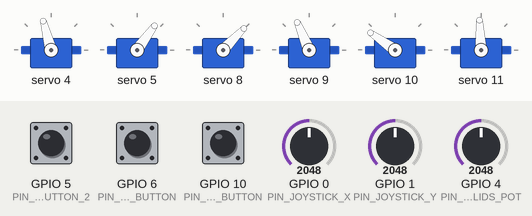
Simulated run of this program. Board: ESP32-C3. Shown: 6 × servo. Wiring (inferred from the names in the program): PCA9685 PWM driver at I2C address 0x40. The test bench sets the inputs (shaded band); at power-on: GPIO 0 (PIN_JOYSTICK_X) = 2048, GPIO 1 (PIN_JOYSTICK_Y) = 2048, GPIO 4 (PIN_EYELIDS_POT) = 2048, GPIO 5 (PIN_BLINK_BUTTON_2) HIGH, GPIO 10 (PIN_BLINK_BUTTON) HIGH, GPIO 6 (PIN_POWER_BUTTON) HIGH. Random numbers use the default seed unless the program sets one.

Above: at 1.2 s.
1.3 s: GPIO 0 (PIN_JOYSTICK_X) set to 2866
4.3 s: GPIO 1 (PIN_JOYSTICK_Y) set to 2866
At 6.1 s:
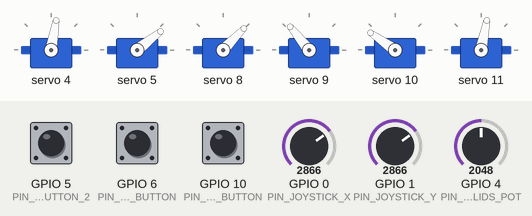
7.3 s: GPIO 4 (PIN_EYELIDS_POT) set to 2866
At 9.9 s:
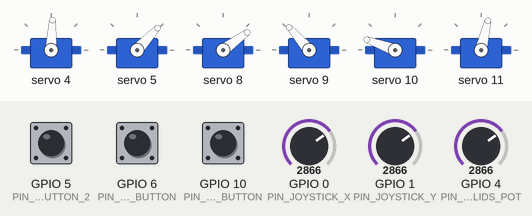
10.3 s: GPIO 5 (PIN_BLINK_BUTTON_2) pulled LOW for 0.15 s
At 10.54 s:
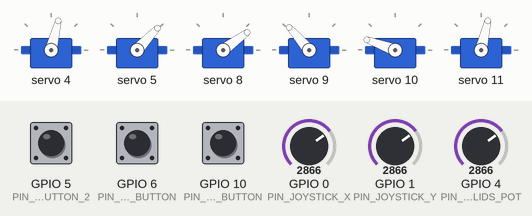
13.3 s: GPIO 10 (PIN_BLINK_BUTTON) pulled LOW for 0.15 s
At 13.38 s:
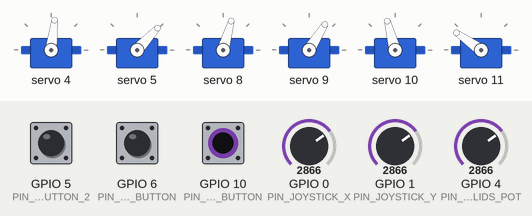
16.3 s: GPIO 0 (PIN_JOYSTICK_X) set to 3603
Timing chart, 0 to 25.5 s (numbered marks = the images above; inputs shaded):
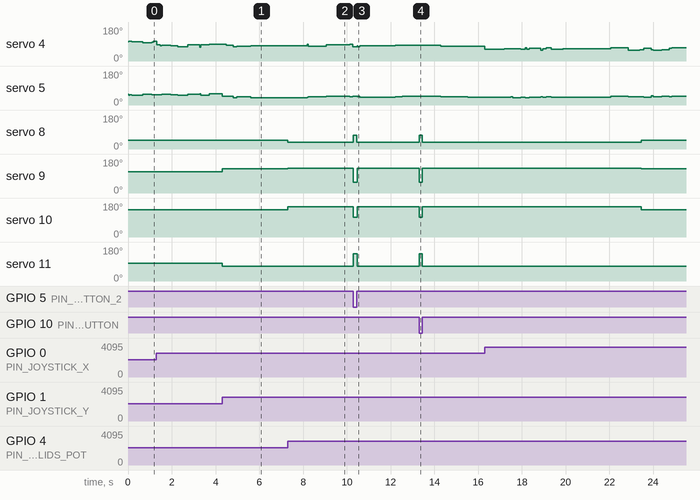

The program:

main.cpp
```cpp
/**
 * @mainpage Blinkenstein - An Arduino program for controlling Ikkalebob's animatronic eyes
 * @author dJPoida
 * @see https://github.com/dJPoida/blinkenstein
 * @date 2024-11-18
 *
 * @file main.cpp
 * @brief Main setup and loop entry point for the Blinkenstein control code.
 */

#include <Arduino.h>
#include <SPI.h>

#include "config.h"
#include "inputHandler.h"
#include "servoController.h"
#include "stateManager.h"
#include "debug.h"

InputHandler inputHandler;
ServoController servoController;
StateManager stateManager(inputHandler);

/**
 * @brief Setup function for the Blinkenstein control code.
 */
void setup() {
    #ifdef SERIAL_DEBUG
    Serial.begin(115200);
    #endif

    // Initialize the PCA9685 board
    servoController.begin();

    // Initialize the state
    stateManager.begin();

    #ifdef SERIAL_DEBUG
    Serial.println("Setup complete. Starting loop...");
    #endif
}

/**
 * @brief Main loop for the Blinkenstein control code.
 */
void loop() {
    // Update input values (needs to be done outside the stateManager to enable power control)
    inputHandler.update();

    // Update the state manager
    stateManager.update();

    // Update the Servo Controller
    servoController.update(stateManager.getPanState(), stateManager.getTiltState(), stateManager.getTopLidState(), stateManager.getBottomLidState());

    // Output debug information
    #ifdef SERIAL_DEBUG
    printDebugValues();
    #endif
}
```

debug.cpp
```cpp
/**
 * @file debug.cpp
 * @brief Provides debugging utilities for the application.
 *
 * This file contains declarations for debugging functions and variables
 * that are used to print debug information when SERIAL_DEBUG is enabled.
 */

#include "debug.h"
#include "config.h"
#include "servoController.h"
#include "inputHandler.h"
#include "stateManager.h"

#ifdef SERIAL_DEBUG
unsigned long previousDebugMillis;

/**
 * @brief Prints the current debug values for the application.
 */
void printDebugValues() {
    unsigned long currentMillis = millis();
    if (currentMillis - previousDebugMillis >= DEBUG_INTERVAL) {
        previousDebugMillis = currentMillis;

        #if (DEBUG_INPUT == 1)
        inputHandler.printDebugValues();
        #endif

        #if (DEBUG_STATE == 1)
        stateManager.printDebugValues();
        #endif

        #if (DEBUG_SERVOS == 1)
        servoController.printDebugValues();
        #endif

        #if (DEBUG_INPUT == 1 || DEBUG_STATE == 1 || DEBUG_SERVOS == 1)
        Serial.println();
        #endif
    }
}
#endif
```

debug.h
```cpp
/**
 * @file debug.h
 * @brief Provides debugging utilities for the application.
 *
 * This file contains declarations for debugging functions and variables
 * that are used to print debug information when SERIAL_DEBUG is enabled.
 */

#ifndef DEBUG_H
#define DEBUG_H

#include <Arduino.h>
#include "config.h"

#ifdef SERIAL_DEBUG

extern unsigned long previousDebugMillis;
void printDebugValues();

#endif // SERIAL_DEBUG

#endif // DEBUG_H
```

inputHandler.cpp
```cpp
/**
 * @file inputHandler.cpp
 * @brief Handles input from various hardware components such as joysticks, potentiometers, and buttons.
 *
 * This class reads input values from hardware components, processes them, and provides methods to access
 * the current state of these inputs.
 */

#include <Arduino.h>
#include "inputHandler.h"

InputHandler::InputHandler():
    joystickXValue(0),
    joystickYValue(0),
    potValue(0),
    buttonValue(false),
    smoothedPotValue(0),
    timeSinceLastInput(0),
    lastInputMillis(0),
    lastAnalogInputChecksum(0),
    powerButtonState(false),
    lastPowerButtonPressTime(0),
    powerButtonDoublePressed(false),
    manualControlEnabled(MANUAL_CONTROL_ENABLED_DEFAULT)
{
    // This pin is attached tothe CKCS module K pin which when grounded will power off the charge module.
    // However, when charging, the CKCS module will not power off the ESP32
    // If the operater presses this button twice, we will use software to stop the code from running
    // Under normal battery operated conditions, the CKCS module will power off the ESP32
    pinMode(PIN_POWER_BUTTON, INPUT_PULLUP);

    pinMode(PIN_BLINK_BUTTON, INPUT_PULLUP);
    pinMode(PIN_BLINK_BUTTON_2, INPUT_PULLUP);
    pinMode(PIN_JOYSTICK_X, INPUT);
    pinMode(PIN_JOYSTICK_Y, INPUT);
    pinMode(PIN_EYELIDS_POT, INPUT);
}

/**
 * @brief Update the input values and return true if any input has changed.
 */
void InputHandler::update() {
    readInputValues();
    readPowerButton();

    // Determine whether the user is manually controlling the input
    // by checking if any analog input has changed within the manual control interrupt threshold
    // or if the button is pressed
    if (buttonValue || (abs(joystickXValue + joystickYValue + potValue - lastAnalogInputChecksum) > MANUAL_CONTROL_INTERRUPT_THRESHOLD)
    ) {
        lastAnalogInputChecksum = joystickXValue + joystickYValue + potValue;
        lastInputMillis = millis();
    }
    timeSinceLastInput = millis() - lastInputMillis;

    if (!manualControlEnabled && (timeSinceLastInput <= MANUAL_CONTROL_TIMEOUT)) {
        #ifdef SERIAL_DEBUG
        Serial.println("Input Handler: Manual Control");
        #endif
        manualControlEnabled = true;
        manualControlDisabledSinceMillis = 0;
    } else if (manualControlEnabled && (timeSinceLastInput > MANUAL_CONTROL_TIMEOUT)) {
        #ifdef SERIAL_DEBUG
        Serial.println("Input Handler: Autonomous Control");
        #endif
        manualControlEnabled = false;
        manualControlDisabledSinceMillis = millis();
    }
}

/**
 * @brief Reads the input values from the hardware and updates the internal state.
 */
void InputHandler::readInputValues() {
    // Read the Joystick Values
    int newJoystickXValue = constrain(analogRead(PIN_JOYSTICK_X) + JOYSTICK_DRIFT_ADUSTMENT_X, 0, 4095);
    int newJoystickYValue = constrain(analogRead(PIN_JOYSTICK_Y) + JOYSTICK_DRIFT_ADUSTMENT_Y, 0, 4095);
    // Apply deadzone
    newJoystickXValue = applyDeadzone(newJoystickXValue, JOYSTICK_DEADZONE);
    newJoystickYValue = applyDeadzone(newJoystickYValue, JOYSTICK_DEADZONE);

    // Reat the Potentiometer Value
    int newPotValue = constrain(analogRead(PIN_EYELIDS_POT), 0, 4095);
    int previousSmoothedPotValue = smoothedPotValue;
    smoothedPotValue = (SMOOTHING_FACTOR * newPotValue) + ((1 - SMOOTHING_FACTOR) * smoothedPotValue);

    // Read the Button Value
    int newButtonValue = !digitalRead(PIN_BLINK_BUTTON) || !digitalRead(PIN_BLINK_BUTTON_2);

    // Update the input values
    joystickXValue = newJoystickXValue;
    joystickYValue = newJoystickYValue;
    potValue = newPotValue;
    buttonValue = newButtonValue;
}

/**
 * @brief Reads the power button state and updates the internal state of the powerButtonPressed and powerButtonDoublePressed flags.
 */
void InputHandler::readPowerButton() {
    bool newPowerButtonState = !digitalRead(PIN_POWER_BUTTON);
    if (newPowerButtonState && !powerButtonState) {
        powerButtonPressed = true;

        unsigned long currentTime = millis();
        if (currentTime - lastPowerButtonPressTime >= 100 && currentTime - lastPowerButtonPressTime <= 500) {
            powerButtonDoublePressed = true;
            powerButtonPressed = false;
        }
        lastPowerButtonPressTime = currentTime;
    }
    powerButtonState = newPowerButtonState;
}

/**
 * @brief Applies a deadzone to the joystick value.
 *
 * @param value The joystick value.
 * @param deadzone The deadzone threshold.
 * @return The joystick value with the deadzone applied.
 */
int InputHandler::applyDeadzone(int value, int deadzone) {
    if (abs(value - 2048) < deadzone) {
        return 2048;
    }
    return value;
}

/**
 * @brief Gets the current joystick X value.
 *
 * @return the current joystick X value.
 */
int InputHandler::getJoystickXValue() const {
    return joystickXValue;
}

/**
 * @brief Gets the current joystick X value as a percentage.
 *
 * @return the current joystick X value as a percentage.
 */
int InputHandler::getJoystickXPercent() const {
    return map(joystickXValue, 0, 4095, -100, 100);
}

/**
 * @brief Gets the current joystick Y value.
 *
 * @return the current joystick Y value.
 */
int InputHandler::getJoystickYValue() const {
    return joystickYValue;
}

/**
 * @brief Gets the current joystick Y value as a percentage.
 *
 * @return the current joystick Y value as a percentage.
 */
int InputHandler::getJoystickYPercent() const {
    return map(joystickYValue, 0, 4095, -100, 100);
}

/**
 * @brief Gets the current potentiometer value.
 *
 * @return the current potentiometer value.
 */
int InputHandler::getPotValue() const {
    return potValue;
}

/**
 * @brief Gets the current potentiometer value as a percentage.
 *
 * @return the current potentiometer value as a percentage.
 */
int InputHandler::getPotPercent() const {
    return map(potValue, 0, 4095, 0, 100);
}

/**
 * @brief Gets the current button pressed state.
 *
 * @return true if the button is pressed, false otherwise.
 */
bool InputHandler::getButtonPressed() const {
    return buttonValue;
}

/**
 * @brief Gets the smoothed potentiometer value.
 *
 * @return the smoothed potentiometer value.
 */
int InputHandler::getSmoothedPotValue() const {
    return smoothedPotValue;
}

/**
 * @brief Gets whether manual control is enabled.
 *
 * @return true if manual control is enabled, false otherwise.
 */
bool InputHandler::isManualControlEnabled() const {
    return manualControlEnabled;
}

/**
 * @brief Checks if the power button is pressed. Resets the pressed state after reading.
 *
 * @return true if the power button is pressed, false otherwise.
 */
bool InputHandler::isPowerButtonPressed() {
    if (powerButtonPressed) {
        powerButtonPressed = false;
        return true;
    }
    return false;
}

/**
 * @brief Checks if the power button is double pressed. Resets the double pressed state after reading.
 *
 * @return true if the power button is double pressed, false otherwise.
 */
bool InputHandler::isPowerButtonDoublePressed() {
    if (powerButtonDoublePressed) {
        powerButtonDoublePressed = false;
        return true;
    }
    return false;
}

/**
 * @brief Gets the time since the last input was received.
 */
int InputHandler::getManualControlDisabledSinceMillis() const {
    return manualControlDisabledSinceMillis;
}

#ifdef SERIAL_DEBUG
/**
 * @brief Prints the current input values for debugging purposes.
 */
void InputHandler::printDebugValues() {
    char inputBuffer[256];
    snprintf(inputBuffer, sizeof(inputBuffer),
            "INPUT: [JOY_X: %4d | JOY_Y: %4d | POT: %4d | BUTTON: %d | PWR: %d | PWR2: %d | TSLI : %6d] ",
            joystickXValue, joystickYValue, potValue, buttonValue, powerButtonPressed, powerButtonDoublePressed, timeSinceLastInput);
    Serial.print(inputBuffer);
}
#endif
```

inputHandler.h
```cpp
/**
 * @file inputHandler.h
 * @brief Handles input from various hardware components such as joysticks, potentiometers, and buttons.
 *
 * This class reads input values from hardware components, processes them, and provides methods to access
 * the current state of these inputs.
 */

#ifndef INPUT_HANDLER_H
#define INPUT_HANDLER_H

#include <Arduino.h>
#include "config.h"

class InputHandler {
public:
    InputHandler();

    void update();

    int getJoystickXValue() const;
    int getJoystickXPercent() const;
    int getJoystickYValue() const;
    int getJoystickYPercent() const;
    int getPotPercent() const;
    int getPotValue() const;
    int getSmoothedPotValue() const;
    bool getButtonPressed() const;

    bool isManualControlEnabled() const;
    int getManualControlDisabledSinceMillis() const;

    bool isPowerButtonPressed();
    bool isPowerButtonDoublePressed();

    #ifdef SERIAL_DEBUG
    void printDebugValues();
    #endif

private:
    int joystickXValue;
    int joystickYValue;
    int potValue;
    int smoothedPotValue;
    bool buttonValue;

    bool manualControlEnabled;
    unsigned long timeSinceLastInput;
    unsigned long manualControlDisabledSinceMillis;
    unsigned long lastInputMillis;
    int lastAnalogInputChecksum;

    bool powerButtonState;
    unsigned long lastPowerButtonPressTime;
    bool powerButtonPressed;
    bool powerButtonDoublePressed;

    void readInputValues();
    void readPowerButton();
    int applyDeadzone(int value, int deadzone);
};

extern InputHandler inputHandler;

#endif
```

servoController.cpp
```cpp
/**
 * @file servoController.cpp
 * @brief Controls the servo motors for the Blinkenstein project.
 *
 * This class manages the initialization and updating of servo motors,
 * including setting their positions based on the current state.
 */

#include <Arduino.h>
#include <Wire.h>
#include "servoController.h"
#include "config.h"

/**
 * @brief Constructs a new ServoController object.
 */
ServoController::ServoController()
    : pwm(Adafruit_PWMServoDriver()),
      servoPanPulse(0), servoTiltPulse(0), servoLeftLidTopPulse(0),
      servoLeftLidBottomPulse(0), servoRightLidTopPulse(0), servoRightLidBottomPulse(0)
{}

/**
 * @brief Initializes the servo controller.
 */
void ServoController::begin() {
    // Initialize I2C with specific SDA and SCL pins
    Wire.begin(PIN_SDA, PIN_SCL);

    pwm.begin();
    pwm.setPWMFreq(SERVO_PWM_FREQ);
}

/**
 * @brief Updates the servo positions based on the current state.
 *
 * @param panState The pan state.
 * @param tiltState The tilt state.
 * @param topLidState The top lid state.
 * @param bottomLidState The bottom lid state.
 */
void ServoController::update(int panState, int tiltState, int topLidState, int bottomLidState) {
    checkI2CConnection();

    servoPanPulse = map(panState * -1, -100, 100, SERVO_PAN_MIN, SERVO_PAN_MAX);
    servoTiltPulse = map(tiltState * -1, -100, 100, SERVO_TILT_MIN, SERVO_TILT_MAX);

    servoLeftLidTopPulse = map(topLidState, 0, 100, SERVO_LEFT_LID_TOP_CLOSED, SERVO_LEFT_LID_TOP_OPEN);
    servoLeftLidBottomPulse = map(bottomLidState, 0, 100, SERVO_LEFT_LID_BOTTOM_CLOSED, SERVO_LEFT_LID_BOTTOM_OPEN);
    servoRightLidTopPulse = map(topLidState, 0, 100, SERVO_RIGHT_LID_TOP_CLOSED, SERVO_RIGHT_LID_TOP_OPEN);
    servoRightLidBottomPulse = map(bottomLidState, 0, 100, SERVO_RIGHT_LID_BOTTOM_CLOSED, SERVO_RIGHT_LID_BOTTOM_OPEN);

    pwm.setPWM(SERVO_CHANNEL_PAN, 0, servoPanPulse);
    pwm.setPWM(SERVO_CHANNEL_TILT, 0, servoTiltPulse);
    pwm.setPWM(SERVO_CHANNEL_LEFT_LID_TOP, 0, servoLeftLidTopPulse);
    pwm.setPWM(SERVO_CHANNEL_LEFT_LID_BOTTOM, 0, servoLeftLidBottomPulse);
    pwm.setPWM(SERVO_CHANNEL_RIGHT_LID_TOP, 0, servoRightLidTopPulse);
    pwm.setPWM(SERVO_CHANNEL_RIGHT_LID_BOTTOM, 0, servoRightLidBottomPulse);
}

/**
 * @brief Checks the I2C connection and reinitializes if necessary.
 */
void ServoController::checkI2CConnection()
{
    // Check I2C connection by reading a register from the PWM driver
    Wire.beginTransmission(SERVO_I2C_ADDRESS);
    Wire.write(0x00); // Read mode register 1
    if (Wire.endTransmission() != 0 || Wire.requestFrom(SERVO_I2C_ADDRESS, 1) != 1) {
        // Attempt to reinitialize I2C if the connection is lost
        Wire.begin(PIN_SDA, PIN_SCL);
        pwm.begin();
        pwm.setPWMFreq(SERVO_PWM_FREQ);
    }
}

#ifdef SERIAL_DEBUG
/**
 * @brief Prints the current servo values for debugging purposes.
 */
void ServoController::printDebugValues() {
    char servoBuffer[256];
    snprintf(servoBuffer, sizeof(servoBuffer),
            "SERVOS: [PAN: %3d | TILT: %3d | LLT: %3d | LLB: %3d | RLT: %3d | RLB: %3d] ",
            servoPanPulse, servoTiltPulse, servoLeftLidTopPulse, servoLeftLidBottomPulse, servoRightLidTopPulse, servoRightLidBottomPulse);
    Serial.print(servoBuffer);
}
#endif
```

servoController.h
```cpp
/**
 * @file servoController.h
 * @brief Controls the servo motors for the Blinkenstein project.
 *
 * This class manages the initialization and updating of servo motors,
 * including setting their positions based on the current state.
 */

#ifndef SERVO_CONTROLLER_H
#define SERVO_CONTROLLER_H

#include <Adafruit_PWMServoDriver.h>
#include "config.h"

class ServoController {
public:
    ServoController();

    void begin();
    void update(int panState, int tiltState, int topLidState, int bottomLidState);
    void checkI2CConnection();

    #ifdef SERIAL_DEBUG
    void printDebugValues();
    #endif

private:
    Adafruit_PWMServoDriver pwm;

    int servoPanPulse;
    int servoTiltPulse;
    int servoLeftLidTopPulse;
    int servoLeftLidBottomPulse;
    int servoRightLidTopPulse;
    int servoRightLidBottomPulse;
};

extern ServoController servoController;

#endif
```

stateManager.h
```cpp
/**
 * @file stateManager.h
 * @brief Manages the state of the Blinkenstein project.
 *
 * This class is responsible for maintaining and updating the state of various components,
 * such as the positions of servos and the state of inputs. It provides methods to access
 * the current state and update it based on input values.
 */

#ifndef STATE_MANAGER_H
#define STATE_MANAGER_H

#include <Arduino.h>
#include "inputHandler.h"

class StateManager {
public:
    StateManager(InputHandler& inputHandler);

    void begin();
    void update();

    bool getPowerState() const;
    void setPowerState(bool state);

    int getPanState() const;
    int getTiltState() const;
    int getTopLidState() const;
    int getBottomLidState() const;

    #ifdef SERIAL_DEBUG
    void printDebugValues();
    #endif

private:
    InputHandler& inputHandler;

    bool powerState;

    int panState;
    int tiltState;
    int panTwitchOffset;
    int tiltTwitchOffset;
    int topLidState;
    int bottomLidState;

    bool sleeping;

    int autoEyelidsState;
    bool autoBlinkState;

    unsigned long previousAutoUpdateMillis;
    unsigned long perviousAutoBlinkMillis;

    bool checkPowerState();
    void randomizeStates(int& newPanState, int& newTiltState, int& newTopLidState, int& newBottomLidState, int& newAutoEyelidsState, bool& newAutoBlinkState);
    void powerDown();
};;

extern StateManager stateManager;

#endif // STATE_MANAGER_H
```

Source omitted: stateManager.cpp (10547 bytes), config.h (5592 bytes)

Measured:
- after the input at 4.3 s, servo 9: 113° → 129° at once; servo 11: 93° → 79° at once
- after the input at 7.3 s, servo 8: 46° → 36° at once; servo 9: 129° → 131° at once; servo 10: 145° → 160° at once; servo 11: 79° → 77° at once
- after the input at 10.3 s, servo 8: 36° → 74° at once, → 36° 0.15 s later; servo 9: 131° → 58° at once, → 131° 0.17 s later; servo 10: 160° → 105° at once, → 160° 0.17 s later; servo 11: 77° → 145° at once, → 77° 0.17 s later
- after the input at 13.3 s, servo 8: 36° → 74° at once, → 36° 0.15 s later; servo 9: 131° → 58° at once, → 131° 0.15 s later; servo 10: 160° → 105° at once, → 160° 0.15 s later; servo 11: 77° → 145° at once, → 77° 0.15 s later
